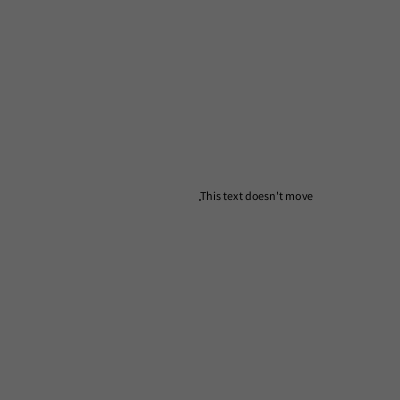
Frame 1 (no input)
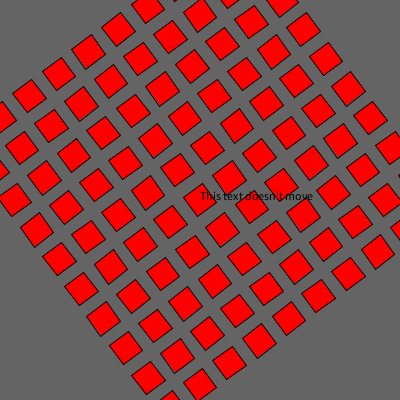
Frame 60 (the mouse pressed at the canvas centre just before this capture)
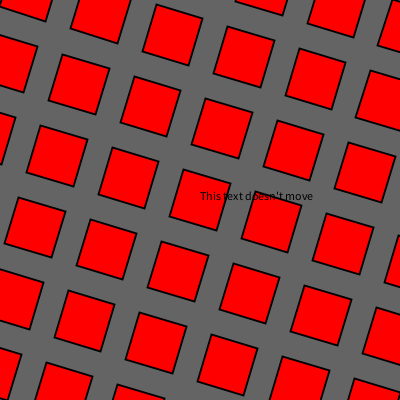
Frame 120 (the mouse held since frame 60 and released just before this capture)

The Processing sketch that drew these frames (run headless with seeded random() and noise(); from frame 60 on, the mouse is pressed at the canvas centre):

// Processing sketch: rotate_translate2
// ── rotate_translate2.pde
// Why does this need to be declared as a global variable?
float rotation = 0.0;

void setup() {
  size(400,400); 
}

void draw() {
  background(100); 

  translate(width/2,height/2);
  
  pushMatrix();
  
  rotate(rotation);
  
  // scale() zooms the window in and out around the (0,0) point. 1.0 is the
  // standard scaling factor. > 1 makes everything appear larger, < 1 makes
  // everything smaller.
  scale(rotation + .0001);
  
  rectMode(CENTER);
  stroke(0);
  fill(255,0,0);
  for(int i = 0; i < 10; i++) {
    for(int j = 0; j < 10; j++) {
      // What's going on in these calculations below? Can you see how the centre point
      // of each rectangle is calculated and why?
      rect(-(width/2) + width*i/10, -(height/2) + height*j/10, width/15, height/15);
    }
  }

  rotation += PI/200.0;
  if(rotation > 2.0*PI)
    rotation = 0.0;
  
  popMatrix(); 
    
  // Why doesn't this text move, and how could we make it move with the other shapes?
  fill(0);
  text("This text doesn't move", 0, 0);   
}
